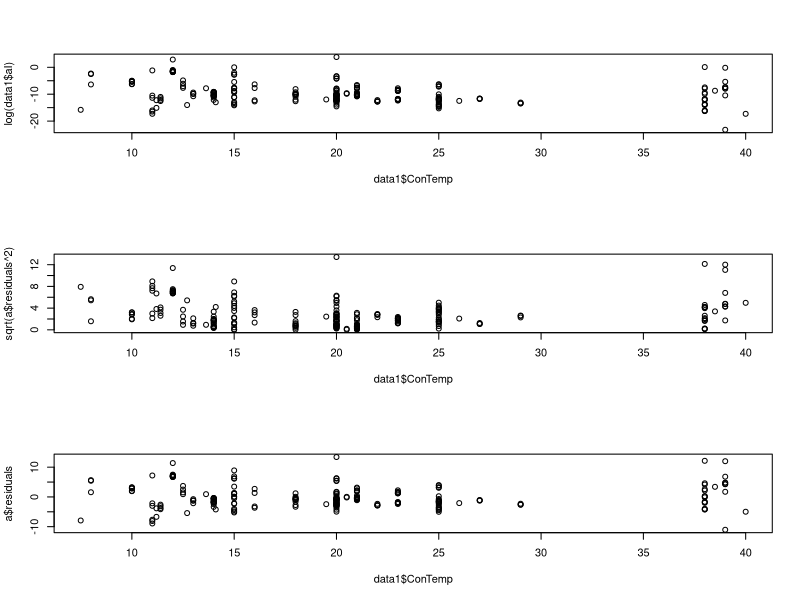
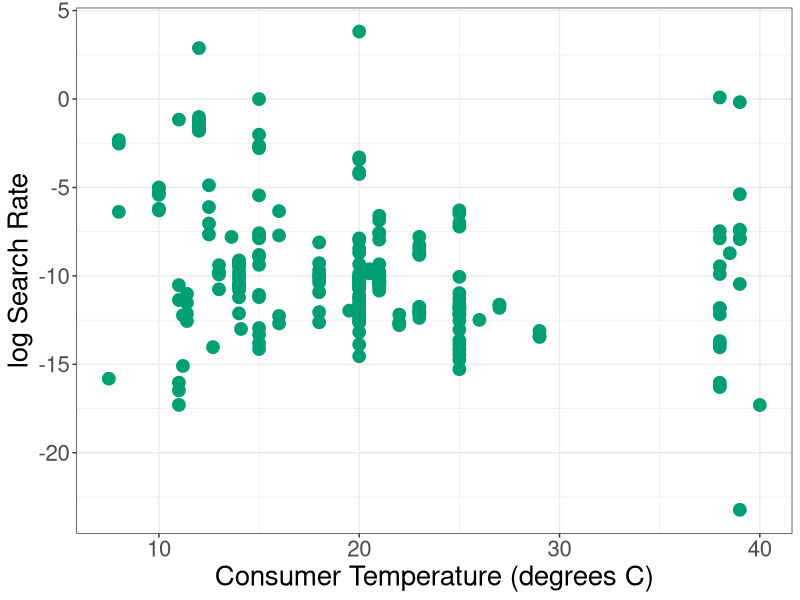
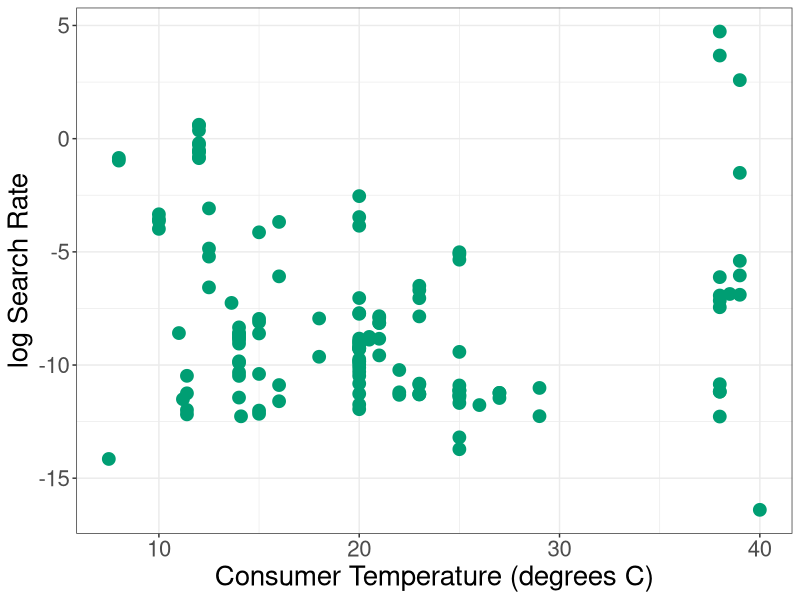
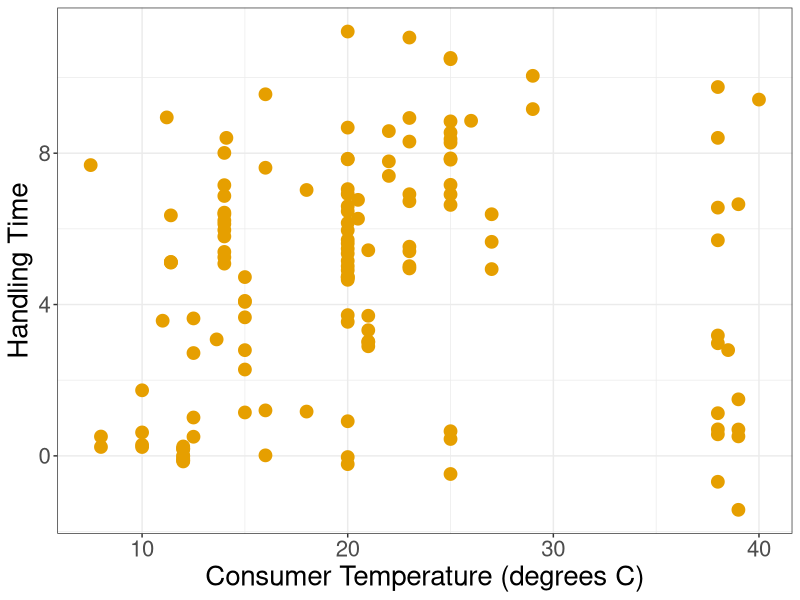
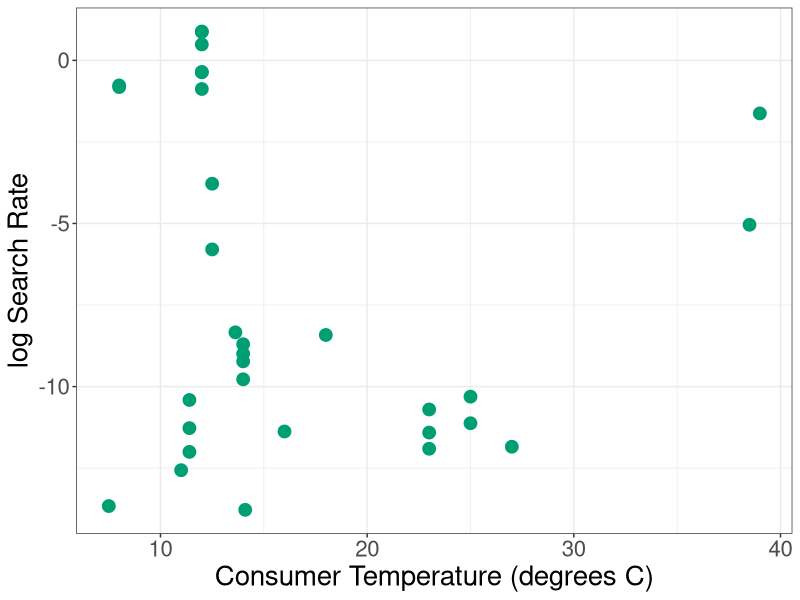
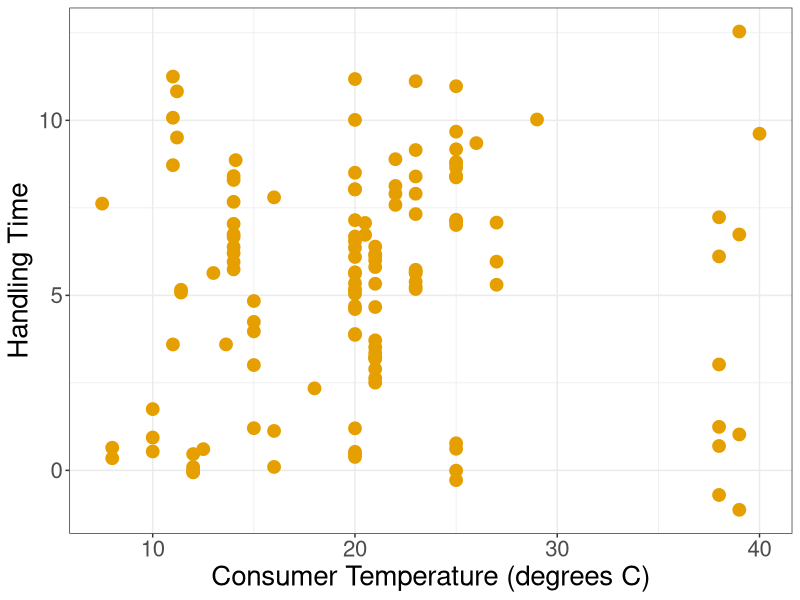
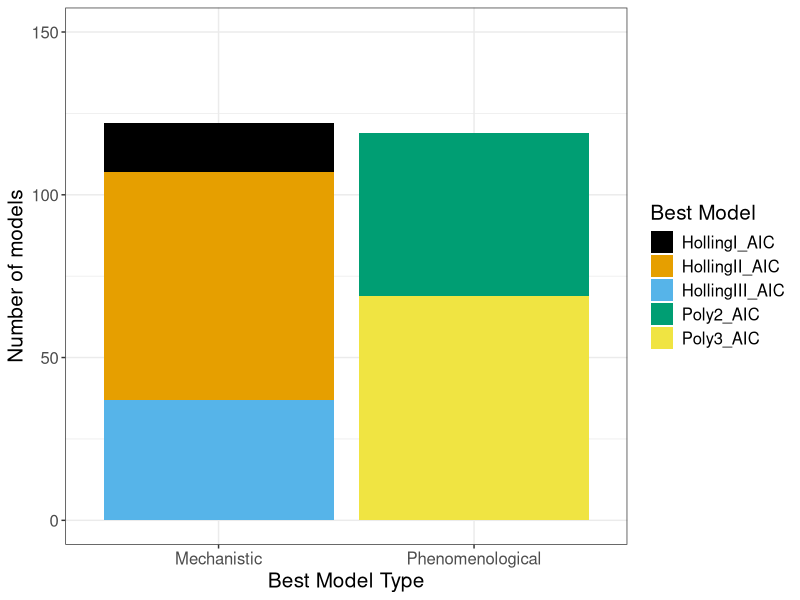
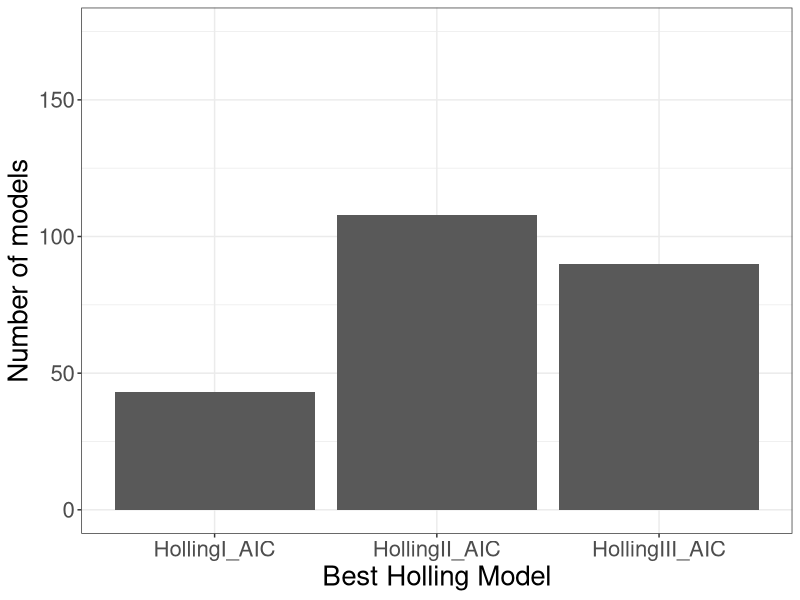

Reproduce these figures in R, in order. (Note: this script raises an error after producing the figures.)
library(ggplot2)
library(ggthemes)

cbbPalette <- c("#000000", "#E69F00", "#56B4E9", "#009E73", "#F0E442", "#0072B2", "#D55E00", "#CC79A7")

if (dir.exists("../Results/Plots")==FALSE){
  dir.create("../Results/Plots")
}

data<-read.csv("../Results/dataanalysiscrat.csv")
data1<-subset(data, aIp<0.05)

data2<-subset(data,hIIp<0.05 & aIIp<0.05)
data3a<-subset(data,aIIIp<0.05 )
data3h<-subset(data,hIIIp<0.05)
plot2con<-ggplot()+geom_point(aes(ConTemp,log(aII),color="Search Rate"),data=data2,size=4)+
  geom_point(aes(ConTemp,log(hII),color="Handling Time"),data=data2,size=4)+
  theme_bw()+scale_color_colorblind("Parameter")+xlab("Temperature (degrees C)")+ylab("log Parameter")+theme(text = element_text(size=20))

plot2res<-ggplot()+geom_point(aes(ResTemp,log(aII),color="Search Rate"),data=data2,size=4)+
  geom_point(aes(ResTemp,log(hII),color="Handling Time"),data=data2,size=4)+
  theme_bw()+scale_color_colorblind("Parameter")+xlab("Temperature (degrees C)")+ylab("log Parameter")+theme(text = element_text(size=20))

plot1con<-  ggplot()+geom_point(aes(ConTemp,log(aI),col="Search Rate"),data=data1,size=4)+
  theme_bw()+scale_color_colorblind("Parameter")+xlab("Temperature (degrees C)")+ylab("log Parameter")+theme(text = element_text(size=20))

plot1res<-ggplot()+
  geom_point(aes(ResTemp,log(aI),col="Search Rate"),data=data1,size=4)+
  theme_bw()+scale_color_colorblind("Parameter")+xlab("Temperature (degrees C)")+ylab("log Parameter")+theme(text = element_text(size=20))

#not so good for aIII-a worse model

plot3con<-ggplot()+
  geom_point(aes(ConTemp,log(aIII),col="Search Rate"),data=data3a,size=4)+ 
  geom_point(aes(ConTemp,log(hIII),col="Handling Time"),data=data3h,size=4)+
  theme_bw()+scale_color_colorblind("Parameter")+xlab("Temperature (degrees C)")+ylab("log Parameter")+theme(text = element_text(size=20))


 plot3res<- ggplot() + geom_point(aes(ResTemp, log(aIII), col = "Search Rate"),size =4,data = data3a) +
  geom_point(aes(ResTemp, log(hIII), col = "Handling Time"),size = 4,
             data = data3h) +
  theme_bw() + scale_color_colorblind("Parameter") + xlab("Temperature (degrees C)") +
  ylab("log Parameter") + theme(text = element_text(size = 20))


 
 ###changing these
 
plot2conA<-ggplot()+geom_point(aes(ConTemp,log(aII)),color=cbbPalette[4],data=data2,size=4)+
   theme_bw()+xlab("Consumer Temperature (degrees C)")+ylab("log Search Rate")+theme(text = element_text(size=20))

plot2conH<-ggplot()+geom_point(aes(ConTemp,log(hII)),color=cbbPalette[2],data=data2,size=4)+
   theme_bw()+xlab("Consumer Temperature (degrees C)")+ylab("Handling Time")+theme(text = element_text(size=20))
 
plot1conA<-ggplot()+geom_point(aes(ConTemp,log(aI)),color=cbbPalette[4],data=data1,size=4)+
     theme_bw()+xlab("Consumer Temperature (degrees C)")+ylab("log Search Rate")+theme(text = element_text(size=20))
   
plot3conH<-ggplot()+geom_point(aes(ConTemp,log(hIII)),color=cbbPalette[2],data=data3h,size=4)+
     theme_bw()+xlab("Consumer Temperature (degrees C)")+ylab("Handling Time")+theme(text = element_text(size=20))

plot3conA<-ggplot()+geom_point(aes(ConTemp,log(aIII)),color=cbbPalette[4],data=data3a,size=4)+
     theme_bw()+xlab("Consumer Temperature (degrees C)")+ylab("log Search Rate")+theme(text = element_text(size=20))
   
   
   
   

 #not so good for aIII-a worse model
 
 plot3con<-ggplot()+
   geom_point(aes(ConTemp,log(aIII),col="Search Rate"),data=data3a,size=4)+ 
   geom_point(aes(ConTemp,log(hIII),col="Handling Time"),data=data3h,size=4)+
   theme_bw()+scale_color_colorblind("Parameter")+xlab("Temperature (degrees C)")+ylab("log Parameter")+theme(text = element_text(size=20))
 
 
 plot3res<- ggplot() + geom_point(aes(ResTemp, log(aIII), col = "Search Rate"),size =4,data = data3a) +
   geom_point(aes(ResTemp, log(hIII), col = "Handling Time"),size = 4,
              data = data3h) +
   theme_bw() + scale_color_colorblind("Parameter") + xlab("Temperature (degrees C)") +
   ylab("log Parameter") + theme(text = element_text(size = 20))
 
 
 
printgraph<-function(name){
  png(paste0("../Results/Plots/",substitute(name),".png"))
  print(name)
  dev.off()
}


#printgraph(plot1con)
#printgraph(plot2con)
#printgraph(plot3con)
#printgraph(plot1res)
#printgraph(plot2res)
#printgraph(plot3res)
printgraph(plot1conA)
printgraph(plot2conA)
printgraph(plot2conH)
printgraph(plot3conA)
printgraph(plot3conH)
par(mfrow=c(3,1))
a<-lm(log(data1$aI)~data1$ConTemp)


##what des this meannnnnnnnn. 
plot(data1$ConTemp,log(data1$aI))
plot(data1$ConTemp,sqrt(a$residuals^2))
plot(data1$ConTemp,a$residuals)
#TRASH , ALL TRASH



#this graph shows that mechanistic is slightly better
modelbesttype<-   ggplot(data=data,aes(x=best.model.type,fill=BestAIC))+geom_bar(stat="count")+
  theme_bw()+theme(text = element_text(size = 15))+xlab("Best Model Type")+ylab("Number of models")+ylim(0,150)+scale_fill_colorblind("Best Model")

  modelbesttyperecal<-ggplot(data=data,aes(x=best.model.type.recal,fill=BestAICRECAL))+geom_bar(stat="count")+
  theme_bw()+theme(text = element_text(size = 15))+xlab("Best Model Type")+ylab("Number of models")+ylim(0,150)+scale_fill_colorblind("Best Model")

#  modelbesttyperecal<-ggplot(data=data,aes(x=best.model.type.recal,fill=BestAICRECAL))+geom_bar(stat="count")+
 #   theme_bw()+theme(text = element_text(size = 15))+xlab("Best Model Type")+ylab("Number of models")+ylim(0,150)+scale_fill_colorblind("Best Model")
  
  
#diff between holling and holling recal
modelbestholl<-ggplot(data=data, aes(BestAICHol))+xlab("Best Holling Model")+ylab("Number of models")+ylim(0,175)+theme_bw()+geom_bar()+scale_fill_colorblind()+theme(text = element_text(size = 20))
modelbesthollrecal<-ggplot(data=data, aes(BestAICHolRECAL))+xlab("Best Holling Model")+ylab("Number of models")+ylim(0,175)+theme_bw()+geom_bar()+theme(text = element_text(size = 20))
#type 2 most common then 1 then 3
modelbest<-ggplot(data=data, aes(BestAIC))+geom_bar()+ylim(0,75)+theme_bw()+theme(text = element_text(size = 15))+xlab("Best Model")+ylab("Number of models")
modelsecondbest<-ggplot(data=data, aes(BestAIC_sec))+geom_bar()+theme_bw()+theme(text = element_text(size = 15))+xlab("Second Best Model")+ylab("Number of models")




printgraph(modelbesttype)

printgraph(modelbestholl)
printgraph(modelbesthollrecal)
printgraph(modelbest)
printgraph(modelsecondbest)

printgraph(modelbesttyperecal)


  #working on temp mdel graph
tempmodel<-ggplot(data=data,aes(CUTCONTEMP,fill=BestAIC))+geom_bar(stat="count",position = position_dodge())+theme_bw()+theme(text = element_text(size = 20))+xlab("Temperature Interval (degrees C)")+ylab("Number of models")+scale_fill_colorblind("Best Model")
printgraph(tempmodel)

